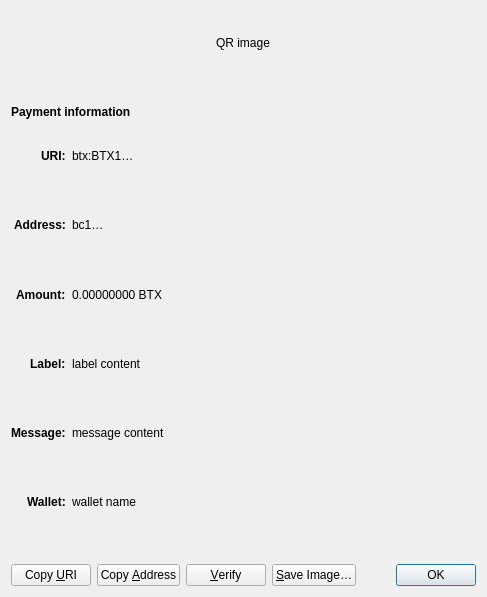
<?xml version="1.0" encoding="UTF-8"?>
<ui version="4.0">
 <class>ReceiveRequestDialog</class>
 <widget class="QDialog" name="ReceiveRequestDialog">
  <property name="geometry">
   <rect>
    <x>0</x>
    <y>0</y>
    <width>487</width>
    <height>597</height>
   </rect>
  </property>
  <property name="windowTitle">
   <string>Request payment to …</string>
  </property>
  <layout class="QGridLayout" name="gridLayout" columnstretch="0,1">
   <item row="0" column="0" colspan="2" alignment="Qt::AlignHCenter">
    <widget class="QRImageWidget" name="qr_code">
     <property name="text">
      <string notr="true">QR image</string>
     </property>
     <property name="textInteractionFlags">
      <set>Qt::NoTextInteraction</set>
     </property>
    </widget>
   </item>
   <item row="1" column="0" colspan="2">
    <widget class="QLabel" name="payment_header">
     <property name="font">
      <font>
       <weight>75</weight>
       <bold>true</bold>
      </font>
     </property>
     <property name="text">
      <string>Payment information</string>
     </property>
     <property name="textInteractionFlags">
      <set>Qt::NoTextInteraction</set>
     </property>
    </widget>
   </item>
   <item row="2" column="0" alignment="Qt::AlignRight|Qt::AlignTop">
    <widget class="QLabel" name="uri_tag">
     <property name="font">
      <font>
       <weight>75</weight>
       <bold>true</bold>
      </font>
     </property>
     <property name="text">
      <string notr="true">URI:</string>
     </property>
     <property name="textFormat">
      <enum>Qt::PlainText</enum>
     </property>
     <property name="textInteractionFlags">
      <set>Qt::NoTextInteraction</set>
     </property>
    </widget>
   </item>
   <item row="2" column="1" alignment="Qt::AlignTop">
    <widget class="QLabel" name="uri_content">
     <property name="text">
      <string notr="true">btx:BTX1…</string>
     </property>
     <property name="textFormat">
      <enum>Qt::RichText</enum>
     </property>
     <property name="wordWrap">
      <bool>true</bool>
     </property>
     <property name="textInteractionFlags">
      <set>Qt::TextSelectableByMouse</set>
     </property>
    </widget>
   </item>
   <item row="3" column="0" alignment="Qt::AlignRight|Qt::AlignTop">
    <widget class="QLabel" name="address_tag">
     <property name="font">
      <font>
       <weight>75</weight>
       <bold>true</bold>
      </font>
     </property>
     <property name="text">
      <string>Address:</string>
     </property>
     <property name="textInteractionFlags">
      <set>Qt::NoTextInteraction</set>
     </property>
    </widget>
   </item>
   <item row="3" column="1" alignment="Qt::AlignTop">
    <widget class="QLabel" name="address_content">
     <property name="text">
      <string notr="true">bc1…</string>
     </property>
     <property name="textFormat">
      <enum>Qt::PlainText</enum>
     </property>
     <property name="textInteractionFlags">
      <set>Qt::TextSelectableByMouse</set>
     </property>
    </widget>
   </item>
   <item row="4" column="0" alignment="Qt::AlignRight|Qt::AlignTop">
    <widget class="QLabel" name="amount_tag">
     <property name="font">
      <font>
       <weight>75</weight>
       <bold>true</bold>
      </font>
     </property>
     <property name="text">
      <string>Amount:</string>
     </property>
     <property name="textInteractionFlags">
      <set>Qt::NoTextInteraction</set>
     </property>
    </widget>
   </item>
   <item row="4" column="1" alignment="Qt::AlignTop">
    <widget class="QLabel" name="amount_content">
     <property name="text">
      <string notr="true">0.00000000 BTX</string>
     </property>
     <property name="textFormat">
      <enum>Qt::PlainText</enum>
     </property>
     <property name="textInteractionFlags">
      <set>Qt::TextSelectableByMouse</set>
     </property>
    </widget>
   </item>
   <item row="5" column="0" alignment="Qt::AlignRight|Qt::AlignTop">
    <widget class="QLabel" name="label_tag">
     <property name="font">
      <font>
       <weight>75</weight>
       <bold>true</bold>
      </font>
     </property>
     <property name="text">
      <string>Label:</string>
     </property>
     <property name="textInteractionFlags">
      <set>Qt::NoTextInteraction</set>
     </property>
    </widget>
   </item>
   <item row="5" column="1" alignment="Qt::AlignTop">
    <widget class="QLabel" name="label_content">
     <property name="text">
      <string notr="true">label content</string>
     </property>
     <property name="textFormat">
      <enum>Qt::PlainText</enum>
     </property>
     <property name="wordWrap">
      <bool>true</bool>
     </property>
     <property name="textInteractionFlags">
      <set>Qt::TextSelectableByMouse</set>
     </property>
    </widget>
   </item>
   <item row="6" column="0" alignment="Qt::AlignRight|Qt::AlignTop">
    <widget class="QLabel" name="message_tag">
     <property name="font">
      <font>
       <weight>75</weight>
       <bold>true</bold>
      </font>
     </property>
     <property name="text">
      <string>Message:</string>
     </property>
     <property name="textInteractionFlags">
      <set>Qt::NoTextInteraction</set>
     </property>
    </widget>
   </item>
   <item row="6" column="1" alignment="Qt::AlignTop">
    <widget class="QLabel" name="message_content">
     <property name="text">
      <string notr="true">message content</string>
     </property>
     <property name="textFormat">
      <enum>Qt::PlainText</enum>
     </property>
     <property name="wordWrap">
      <bool>true</bool>
     </property>
     <property name="textInteractionFlags">
      <set>Qt::TextSelectableByMouse</set>
     </property>
    </widget>
   </item>
   <item row="7" column="0" alignment="Qt::AlignRight|Qt::AlignTop">
    <widget class="QLabel" name="wallet_tag">
     <property name="font">
      <font>
       <weight>75</weight>
       <bold>true</bold>
      </font>
     </property>
     <property name="text">
      <string>Wallet:</string>
     </property>
     <property name="textInteractionFlags">
      <set>Qt::NoTextInteraction</set>
     </property>
    </widget>
   </item>
   <item row="7" column="1" alignment="Qt::AlignTop">
    <widget class="QLabel" name="wallet_content">
     <property name="text">
      <string notr="true">wallet name</string>
     </property>
     <property name="textFormat">
      <enum>Qt::PlainText</enum>
     </property>
     <property name="wordWrap">
      <bool>true</bool>
     </property>
     <property name="textInteractionFlags">
      <set>Qt::TextSelectableByMouse</set>
     </property>
    </widget>
   </item>
   <item row="8" column="0" colspan="2">
    <layout class="QHBoxLayout" name="horizontalLayout">
     <item>
      <widget class="QPushButton" name="btnCopyURI">
       <property name="text">
        <string>Copy &amp;URI</string>
       </property>
       <property name="autoDefault">
        <bool>false</bool>
       </property>
      </widget>
     </item>
     <item>
      <widget class="QPushButton" name="btnCopyAddress">
       <property name="text">
        <string>Copy &amp;Address</string>
       </property>
       <property name="autoDefault">
        <bool>false</bool>
       </property>
      </widget>
     </item>
     <item>
      <widget class="QPushButton" name="btnVerify">
       <property name="text">
        <string>&amp;Verify</string>
       </property>
       <property name="toolTip">
        <string>Verify this address on e.g. a hardware wallet screen</string>
       </property>
       <property name="autoDefault">
        <bool>false</bool>
       </property>
      </widget>
     </item>
     <item>
      <widget class="QPushButton" name="btnSaveAs">
       <property name="text">
        <string>&amp;Save Image…</string>
       </property>
       <property name="autoDefault">
        <bool>false</bool>
       </property>
      </widget>
     </item>
     <item>
      <spacer name="horizontalSpacer_2">
       <property name="orientation">
        <enum>Qt::Horizontal</enum>
       </property>
       <property name="sizeHint" stdset="0">
        <size>
         <width>40</width>
         <height>20</height>
        </size>
       </property>
      </spacer>
     </item>
     <item>
      <widget class="QDialogButtonBox" name="buttonBox">
       <property name="focusPolicy">
        <enum>Qt::StrongFocus</enum>
       </property>
       <property name="standardButtons">
        <set>QDialogButtonBox::Ok</set>
       </property>
      </widget>
     </item>
    </layout>
   </item>
  </layout>
 </widget>
 <customwidgets>
  <customwidget>
   <class>QRImageWidget</class>
   <extends>QLabel</extends>
   <header>qt/qrimagewidget.h</header>
  </customwidget>
 </customwidgets>
 <tabstops>
  <tabstop>buttonBox</tabstop>
  <tabstop>btnCopyURI</tabstop>
  <tabstop>btnCopyAddress</tabstop>
  <tabstop>btnSaveAs</tabstop>
 </tabstops>
 <resources/>
 <connections>
  <connection>
   <sender>buttonBox</sender>
   <signal>accepted()</signal>
   <receiver>ReceiveRequestDialog</receiver>
   <slot>accept()</slot>
   <hints>
    <hint type="sourcelabel">
     <x>135</x>
     <y>230</y>
    </hint>
    <hint type="destinationlabel">
     <x>135</x>
     <y>126</y>
    </hint>
   </hints>
  </connection>
 </connections>
</ui>
